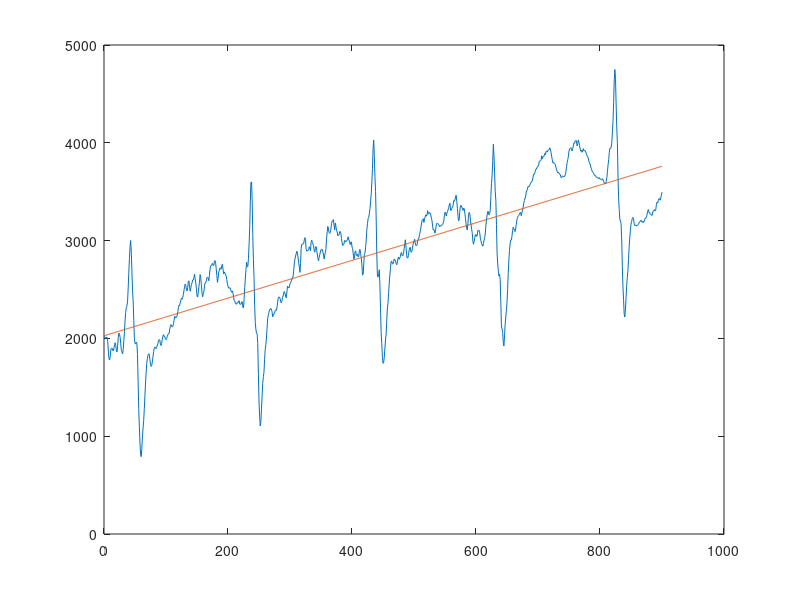

This chart was generated by the following MATLAB code:
clc;
close all;
clear all;

x = load('EKG_linear_izo.mat').x1;
N = length(x);

A = [-1 -(N+1)/2;-(N+1)/2 -((2*N+1)*(N+1))/6];
b = [(-1/N)*sum(x); (-1/N)*sum(x.*(1:N))];
thetaest = A\b;
plot(x)
hold on
plot(thetaest(1)+thetaest(2)*(1:N))
hold off